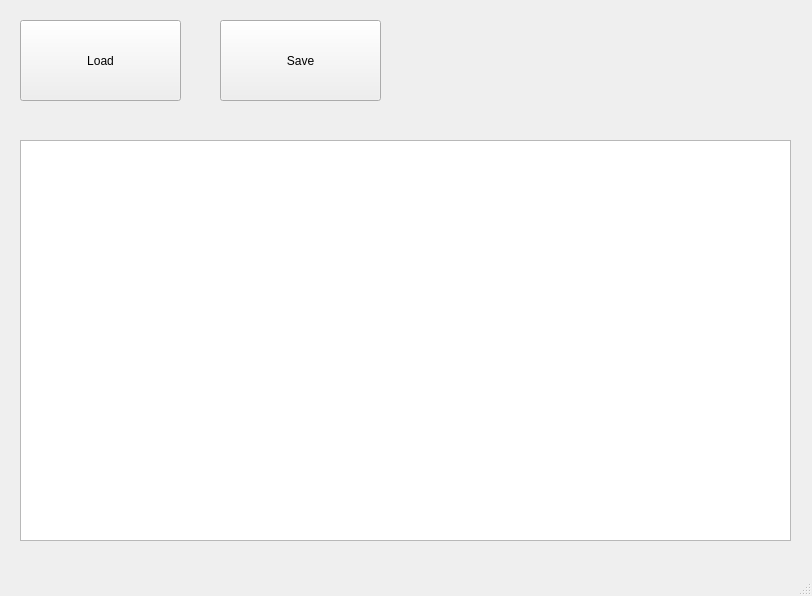
<?xml version="1.0" encoding="UTF-8"?>
<ui version="4.0">
 <class>MainWindow</class>
 <widget class="QMainWindow" name="MainWindow">
  <property name="geometry">
   <rect>
    <x>0</x>
    <y>0</y>
    <width>812</width>
    <height>596</height>
   </rect>
  </property>
  <property name="windowTitle">
   <string>MainWindow</string>
  </property>
  <widget class="QWidget" name="centralwidget">
   <widget class="QListView" name="logListView">
    <property name="geometry">
     <rect>
      <x>20</x>
      <y>140</y>
      <width>771</width>
      <height>401</height>
     </rect>
    </property>
   </widget>
   <widget class="QPushButton" name="loadButton">
    <property name="geometry">
     <rect>
      <x>20</x>
      <y>20</y>
      <width>161</width>
      <height>81</height>
     </rect>
    </property>
    <property name="cursor">
     <cursorShape>PointingHandCursor</cursorShape>
    </property>
    <property name="mouseTracking">
     <bool>false</bool>
    </property>
    <property name="text">
     <string>Load</string>
    </property>
    <property name="checkable">
     <bool>false</bool>
    </property>
    <property name="checked">
     <bool>false</bool>
    </property>
    <property name="autoRepeat">
     <bool>false</bool>
    </property>
    <property name="autoExclusive">
     <bool>false</bool>
    </property>
    <property name="autoDefault">
     <bool>false</bool>
    </property>
    <property name="default">
     <bool>false</bool>
    </property>
    <property name="flat">
     <bool>false</bool>
    </property>
   </widget>
   <widget class="QPushButton" name="saveButton">
    <property name="geometry">
     <rect>
      <x>220</x>
      <y>20</y>
      <width>161</width>
      <height>81</height>
     </rect>
    </property>
    <property name="cursor">
     <cursorShape>PointingHandCursor</cursorShape>
    </property>
    <property name="text">
     <string>Save</string>
    </property>
   </widget>
  </widget>
  <widget class="QMenuBar" name="menubar">
   <property name="geometry">
    <rect>
     <x>0</x>
     <y>0</y>
     <width>812</width>
     <height>25</height>
    </rect>
   </property>
  </widget>
  <widget class="QStatusBar" name="statusbar"/>
 </widget>
 <resources/>
 <connections/>
</ui>
